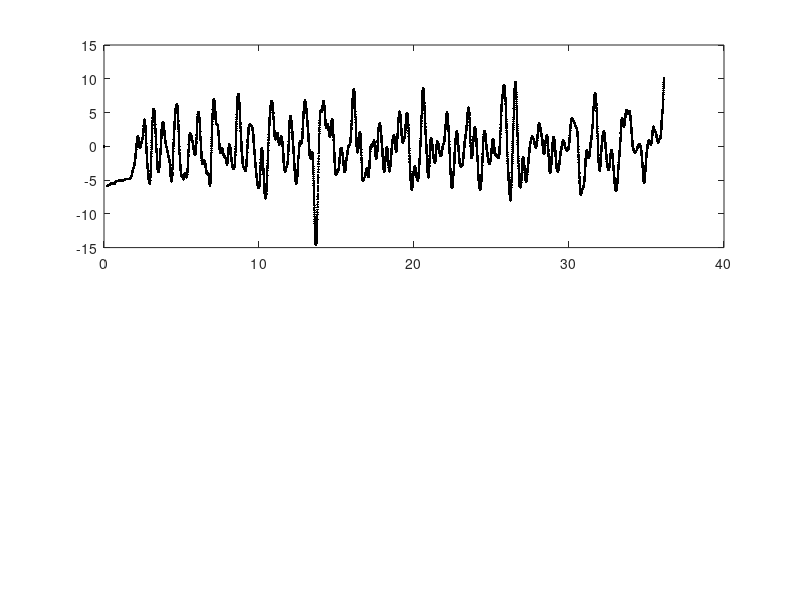

Write the MATLAB code that produced this figure. (Note: this script raises an error after producing the figure.)
% pendulum-cart model with feedback delay and modep predcitvie (MP) control
% stab chart for linear model (without deadzone and saturation)
% stab chart for nonlinear model (with deadzone and saturation)
% obtained using the zeroth-order semi discretization
% P1, D1: control gains for the angular position of the stick
% P2, D2: control gains for the location of the pivot point (cart)
% DV(1): deadzone for angular position of the pendulum
% DV(2): deadzone for position of the pivot point
% DV(3): deadzone for angular velocity of the pendulum
% DV(4): deadzone for velocity of the pivot point

clear
load FS_Milton0100c.dat
X=FS_Milton0100c;

Xtot=[];
 
    x1=X(:,1);
    x2=X(:,2);
    x3=X(:,3);
    x4=X(:,4);
    x5=X(:,5);
    x6=X(:,6);
    
   
for i=55:length(x1)
   tt(i)=i+1;
   ell_1(i)=sqrt((x1(i)-x4(i))^2+(x2(i)-x5(i))^2+(x3(i)-x6(i))^2);
   ang_sin_1(i)=sqrt((x1(i)-x4(i))^2+(x2(i)-x5(i))^2)/ell_1(i);
   ang_sin_x_1(i)=(x1(i)-x4(i))/ell_1(i);
   ang_sin_y_1(i)=(x2(i)-x5(i))/ell_1(i);
   ang_1(i)=asind(ang_sin_1(i));
   ang_x_1(i)=asind(ang_sin_x_1(i));
   dang_x(i)=asind(ang_sin_x_1(i-54));
   ang_y_1(i)=asind(ang_sin_y_1(i));   
   dev(i)=sqrt((x1(i)-x4(i))^2+(x2(i)-x5(i))^2); 
   ext(i)=sqrt((x4(i)-x4(1))^2+(x5(i)-x5(1))^2+(x6(i)-x6(1))^2);
end




%%%%%%%%%%%%%%%%%%%%%%%%%%%%%%%%%%%%%%%%%%%
% parameters to give
L = 0.56;       % [m] stick length
m = 0.0247*L;     % mass of stick [kg]
m0 = 1.2;        % mass of the cart (hand) [kg]
c = L/2;    % location of the cente of gravity [m]
dt = 0.01;   % discretization time step [s]
r = 0.23/dt;       % discrete delay, tau = r*dt
g = 9.81;    % grav. acc. [m/s2]
tmax = 300;   % [s]
acc_max = 50;  % max acceleration of the fingertip m/s^2
jerk_max = 600; % max jerk of the fingertip m/s^2
x_check_lim = 0.31;   % [m]
%x_check_lim=0.43;
phi_check_lim = 10;  % deg John: 10deg or 14deg
%phi_check_lim=20;
angle=0.464;

% control gains
P1 = 120;
%P1=240;
D1 = 28;
%D1=30;
P2 = 14;
%P2=13;
D2 = 19;
%D2=30;

% deadzones DV=[angle, position, ang.velocity, velocity]
% in [deg, m, deg/s, m/s]
% no deadzone for the efferent copies
DVdeg = [1.75; 0; 0; 0];
% DV in rad:
DV = [DVdeg(1)*pi/180; DVdeg(2); DVdeg(3)*pi/180; DVdeg(4)];

% initial conditons
phi0deg = angle;  % [deg]
dphi0deg = 0;   % [deg/s]
x0 = 0;      % [m]
dx0 = 0;     % [m/s]
phi0 = phi0deg/180*pi;  % [rad]
dphi0 = dphi0deg/180*pi;  % [rad/s]

% end of parameters to give
%%%%%%%%%%%%%%%%%%%%%%%%%%%%%%%%%%%%%%%%%%%

% parameters, system matrices for semi-discreization
Ic = m*L^2/12;
M = [[m*c, m+m0]; [Ic+m*c^2, m*c]];
K = [[0, 0]; [-m*g*c, 0]];
invM = inv(M);
B = [0; 0; invM*[1; 0]];
A = [[zeros(2), eye(2)]; [-invM*K, zeros(2)]];
P = expm(A*dt);
A_int = @(s)expm(A*(dt-s));
R = quadv(A_int,0,dt);
Phi = zeros(4+r) + diag(ones(r+3,1),-1);
Phi(1:4,1:4) = P;
Phi(1:4,4+r) = R*B;
D = [P1, P2, D1, D2];
S = D*P^r;
Phi(5,1:4) = S;
for j = 1:r
    V(j) = D*P^(j-1)*R*B;
    Phi(5,4+j) = V(j);
end

% max control force
m0corr = 1/([0,1]*inv(M)*[1;0]);
% u_max = acc_max*m0corr;   % from M*x"=u
% u_max = acc_max*m0;   % simplified calculation from m0*a=F

% simulation
% initial (r+4)-dimensional vector for simulation

X = zeros(r+4,1);
X(1:4) = [phi0; x0; dphi0; dx0];
x_check = 0;
phi_check = 0;
u_prev = 0;
ix = 0;
iphi = 0;
for i = 1:(tmax/dt)
    t = (i-1)*dt;
    phi = X(1)*180/pi;
    dphi = X(3)*180/pi;
    x = X(2);
    dx = X(4);
    % with matrix multiplication
    %     X0 = X;
    %     X = Phi*X0;
    % without matrix multiplication
    X0 = X;
    DX0 = X0(1:4).*(abs(X0(1:4))>DV); % set to zero if within deadzone
    X(1:4) = P*X0(1:4) + R*B*X0(r+4);
    % control force
    u = S*DX0(1:4) + V*X0(5:(4+r));
    if abs(u)/m0corr < acc_max   % limitation by max acceleration
        ua = u;
    else
        ua = sign(u)*acc_max*m0corr;
    end
    if abs(ua-u_prev)/m0corr/dt < jerk_max   % limitation by max jerk
        uaj = ua;
    else
        uaj = u_prev + sign(ua-u_prev)*jerk_max*m0corr*dt;
    end
    %         % if there is no limitation in acceleration and jerk
    %         ua = u;
    %         uaj = ua;
    X(5) = uaj;
    u_prev = uaj;
    X(6:(r+4)) = X0(5:(r+3));

% Note that X is the actual augmented state vector and X0 is the state
% vector in the previous step.

% x_check_lim limitation is effective is x=X(2) reaches x_check_lim AND the
% fingertip velocity v=x'=X(4) has the same sign as x (the sticks falls
% further). This is expressed by:

    if (abs(X(2)) >= x_check_lim)*(X(4)*X(2)>0)
        ix = ix+1;
        tx_out(ix)=t;
        x_out(ix)=x;
    % If x and the force has the same sign (either the fingertip 
    % is closest to the person and the force is towards the person, 
    % or the fingertip furthest from the person and the force is away 
    % from the person), then we have free (open loop) dynamics since 
    % no control force can be exerted any more:
        if X0(2)*X0(r+4) > 0
            X(1:4) = P*X0(1:4);
        end
    % At the time instant when x reaches x_check_lim, the stick's bottom
    % cannot move further, it is a sudden fixation (almost like an impact). 
    % The stick's angular velocity changes suddenly. The angular velocity
    % after the fixation can be calculated by the concept that the angularm
    % momentum about the fixation point (stick's bottom) is preserved
    % during fixation:
        if abs(X0(2)) < x_check_lim
            X(3) = (c*X0(3)+X0(4)*cos(X0(1)))/c;  % new angular velocity
        end
        X(2) = sign(X0(2))*x_check_lim; % x is fixed to +/-x_check_lim
        X(4) = 0;   % fingertip velocity is set to zero
    % This will plot the actual control force including the case when it
    % becomes zero due to armlength limitation:
        if X0(2)*X0(r+4) > 0    % 
            % uv(i) = heaviside(-X0(2)*X0(r+4),0)*X0(r+4);
            uv(i) = 0;
        end
    else
        uv(i) = X0(r+4);
    end
    if abs(X(1)*180/pi) >= phi_check_lim   % check if theta>20deg
        iphi = iphi+1;
        tphi_out(iphi)=t;
        phi_out(iphi)=phi;
        X(6:(r+4)) = zeros(r-1,1);
    end

    x_check = abs(X(2));
    phi_check = abs(X(1)*180/pi);
    tv(i) = t;
    phiv(i) = phi;
    dphiv(i) = dphi;
    xv(i) = x;
    dxv(i) = dx;    % acceleration by discrete derivation
%     uv(i) = uaj;
    if phi_check > phi_check_lim  % simulation is terminated if theta>45deg
        break
    end
end
figure

subplot(2,1,1)
plot(tt/250,ang_x_1,'k.')
%plot(t,x4,'ko-')
subtitle('HUMAN POLE BALANCING')
%axis([27 37 -12 12])
axis([27 37 -10 25])
% hline(10,'k--')
line([36.12 36.12], [10 15],'color','k')
%hold on
%axis([1 38 -12 12])
%hline(10,'k--')
%hline(-10,'k--')
%ylabel('\theta [deg]')
%xlabel('TIME [s]')
%xline(35.12,'k--','falling','LineWidth',2)
%xline(33.84,'k--','forecasting','LineWidth',2)
%xline(33.16,'k--','prediction','LineWidth',2)
%hline(1.74,'k--')
%hline(-1.74,'k--')
ylabel('\theta [deg]')
%xlabel('TIME [s]')
text(35.9,18,'LCT')

subplot(2,1,2)
plot(tv,phiv,'k.')
%hold on
%plot(tt/250,ang_x_1,'r.')
subtitle('SYNTHETIC POLE BALANCING')
hold on
ylabel('\theta [deg]')
xlabel('TIME [s]')
%axis([27 37 -12 12])
%hline(1.74,'k--')
%hline(-1.74,'k--')
axis([27 37 -10 20])
%hline(-10,'k--')
%hline(10,'k--')

